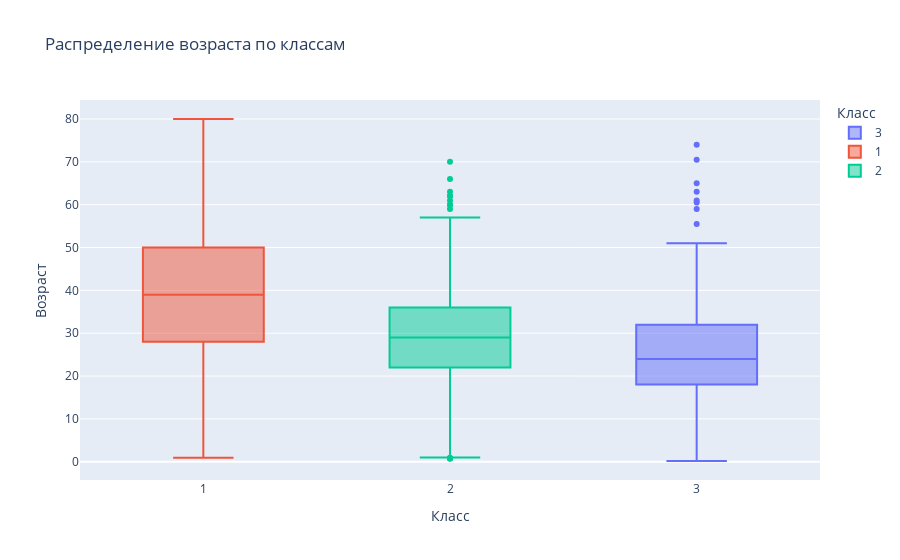

Notebook code for this chart:
### Markdown cell above
Bar Chart

### Code cell
fig7 = px.box(combined_df, x='Pclass', y='Age', color='Pclass',
             title='Распределение возраста по классам',
             labels={'Pclass': 'Класс', 'Age': 'Возраст'})
fig7.show()

### Figure 1 — Plotly figure (JSON) as saved in the notebook; plotly's stock layout.template omitted (floating-point values rounded to 4 significant figures; data arrays with more than 128 entries replaced by an {"elided": "..."} marker saying what was removed)
{"data": [{"alignmentgroup": "True", "hovertemplate": "Класс=%{x}<br>Возраст=%{y}<extra></extra>", "legendgroup": "3", "marker": {"color": "#636efa"}, "name": "3", "notched": false, "offsetgroup": "3", "orientation": "v", "showlegend": true, "type": "box", "x": {"elided": "709 int values"}, "x0": " ", "xaxis": "x", "y": {"elided": "709 float values"}, "y0": " ", "yaxis": "y"}, {"alignmentgroup": "True", "hovertemplate": "Класс=%{x}<br>Возраст=%{y}<extra></extra>", "legendgroup": "1", "marker": {"color": "#EF553B"}, "name": "1", "notched": false, "offsetgroup": "1", "orientation": "v", "showlegend": true, "type": "box", "x": {"elided": "323 int values"}, "x0": " ", "xaxis": "x", "y": {"elided": "323 float values"}, "y0": " ", "yaxis": "y"}, {"alignmentgroup": "True", "hovertemplate": "Класс=%{x}<br>Возраст=%{y}<extra></extra>", "legendgroup": "2", "marker": {"color": "#00cc96"}, "name": "2", "notched": false, "offsetgroup": "2", "orientation": "v", "showlegend": true, "type": "box", "x": {"elided": "277 int values"}, "x0": " ", "xaxis": "x", "y": {"elided": "277 float values"}, "y0": " ", "yaxis": "y"}], "layout": {"boxmode": "overlay", "legend": {"title": {"text": "Класс"}, "tracegroupgap": 0}, "title": {"text": "Распределение возраста по классам"}, "xaxis": {"anchor": "y", "categoryarray": [3, 1, 2], "categoryorder": "array", "domain": [0, 1], "title": {"text": "Класс"}}, "yaxis": {"anchor": "x", "domain": [0, 1], "title": {"text": "Возраст"}}}}
